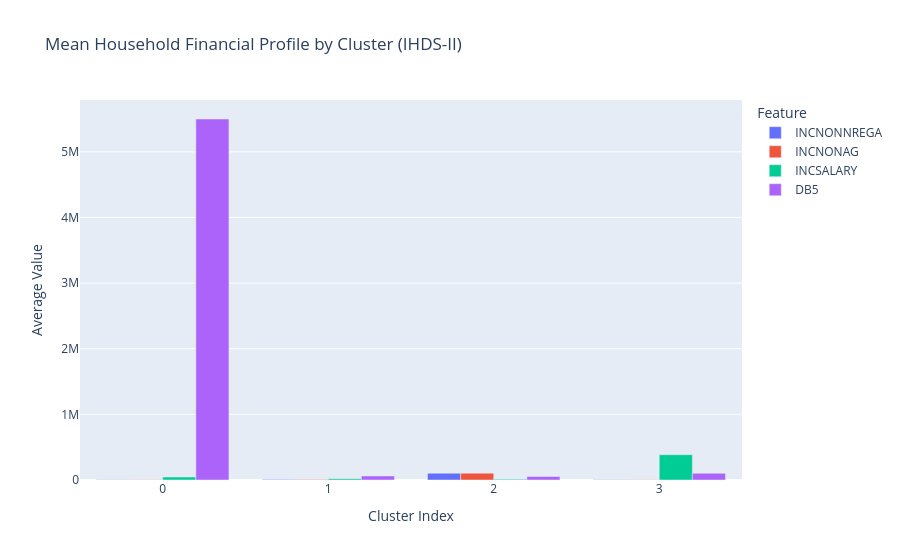

Notebook source saved alongside this figure:
### Code cell
# Using the labels extracted from the pipeline
xgb = X.groupby(labels).mean()

print("Mean feature values per cluster:")
print(xgb.round(2).to_string())

fig = px.bar(
    xgb,
    labels={'index': 'Cluster', 'value': 'Mean Value', 'variable': 'Feature'},
    barmode="group",
    title="Mean Household Financial Profile by Cluster (IHDS-II)"
)
fig.update_layout(xaxis_title="Cluster Index", yaxis_title="Average Value")
fig.show()

### Figure 1 — Plotly figure (JSON) as saved in the notebook; plotly's stock layout.template omitted (floating-point values rounded to 4 significant figures)
{"data": [{"alignmentgroup": "True", "hovertemplate": "Feature=INCNONNREGA<br>Cluster=%{x}<br>Mean Value=%{y}<extra></extra>", "legendgroup": "INCNONNREGA", "marker": {"color": "#636efa", "pattern": {"shape": ""}}, "name": "INCNONNREGA", "offsetgroup": "INCNONNREGA", "orientation": "v", "showlegend": true, "textposition": "auto", "type": "bar", "x": [0, 1, 2, 3], "xaxis": "x", "y": [5400.0, 6105.0, 103400.0, 2076.0], "yaxis": "y"}, {"alignmentgroup": "True", "hovertemplate": "Feature=INCNONAG<br>Cluster=%{x}<br>Mean Value=%{y}<extra></extra>", "legendgroup": "INCNONAG", "marker": {"color": "#EF553B", "pattern": {"shape": ""}}, "name": "INCNONAG", "offsetgroup": "INCNONAG", "orientation": "v", "showlegend": true, "textposition": "auto", "type": "bar", "x": [0, 1, 2, 3], "xaxis": "x", "y": [5400.0, 7070.0, 104300.0, 2308.0], "yaxis": "y"}, {"alignmentgroup": "True", "hovertemplate": "Feature=INCSALARY<br>Cluster=%{x}<br>Mean Value=%{y}<extra></extra>", "legendgroup": "INCSALARY", "marker": {"color": "#00cc96", "pattern": {"shape": ""}}, "name": "INCSALARY", "offsetgroup": "INCSALARY", "orientation": "v", "showlegend": true, "textposition": "auto", "type": "bar", "x": [0, 1, 2, 3], "xaxis": "x", "y": [45600.0, 19130.0, 11550.0, 385400.0], "yaxis": "y"}, {"alignmentgroup": "True", "hovertemplate": "Feature=DB5<br>Cluster=%{x}<br>Mean Value=%{y}<extra></extra>", "legendgroup": "DB5", "marker": {"color": "#ab63fa", "pattern": {"shape": ""}}, "name": "DB5", "offsetgroup": "DB5", "orientation": "v", "showlegend": true, "textposition": "auto", "type": "bar", "x": [0, 1, 2, 3], "xaxis": "x", "y": [5500000.0, 61850.0, 54100.0, 101800.0], "yaxis": "y"}], "layout": {"barmode": "group", "legend": {"title": {"text": "Feature"}, "tracegroupgap": 0}, "title": {"text": "Mean Household Financial Profile by Cluster (IHDS-II)"}, "xaxis": {"anchor": "y", "domain": [0, 1], "title": {"text": "Cluster Index"}}, "yaxis": {"anchor": "x", "domain": [0, 1], "title": {"text": "Average Value"}}}}
